Frame 1 (no input): blank canvas, image omitted
Frame 60 (no input): blank canvas, image omitted
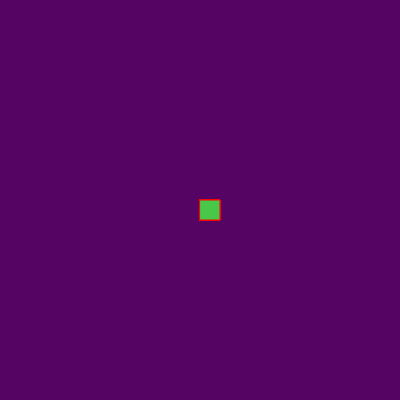
Frame 120 (the mouse pressed at the canvas centre since frame 60)

The p5.js sketch whose frames 1 and 60 were blank and that drew this single picture after the mouse press (run headless with seeded random() and noise() and a simulated clock; from frame 60 on, the mouse is pressed at the canvas centre):

// p5.js sketch
// ── sketch.js
function setup() {
  createCanvas(400, 400);
  background("#560464");
}

function draw() {
  fill("rgb(72,199,72)");
  stroke("red");
  if(mouseIsPressed) { rect(mouseX, mouseY, 20, 20);}
}
